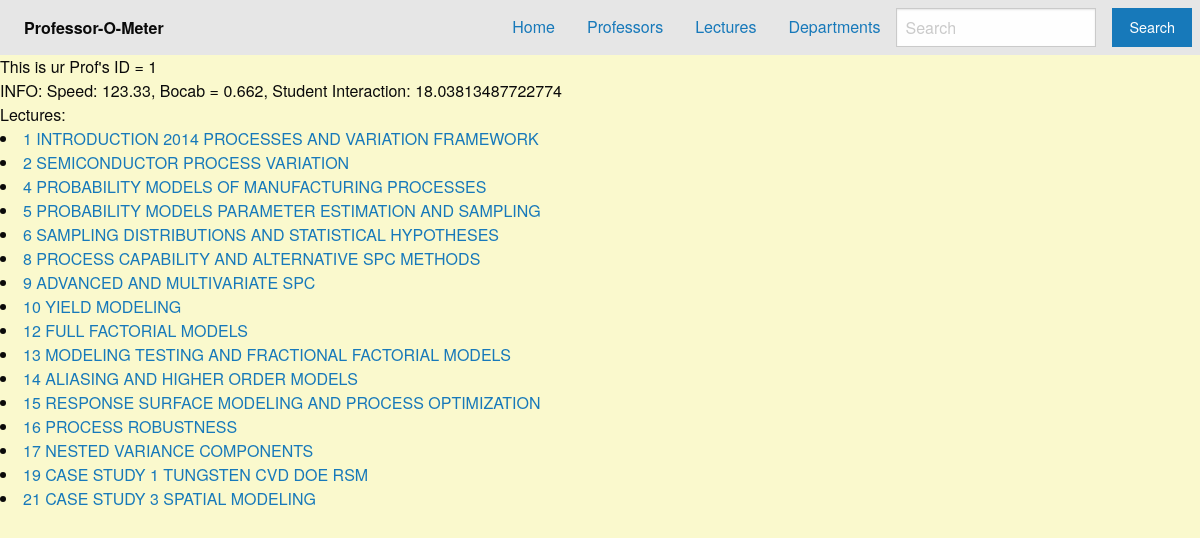
The app's page /prof/1 with its own data.
### tables this page shows
CREATE TABLE Professor(professor_id int primary key, professor text, speed int, vocabulary int, stu_interact int);

CREATE TABLE Lectures(Lecture_id int primary key, course_title text, lecture_title text, professor_id int, topic text, speed int, vocabulary int);

### app/__init__.py (the view)
@app.route("/prof/<prof_id>", methods=["GET"])
def prof_info(prof_id):
    prof_lectures = get_lectures_from_prof_id(prof_id)
    info = get_professor_info(prof_id)
    s=info[2] # Speed
    v=info[3] # vocab
    i=info[4] # student interaction
    return render_template("prof_info.html", ID=prof_id, LECTURES=prof_lectures, SPEED=s, VOCAB=v, INTERACTION=i)

### app/db.py (called while the page is built)
def get_professor_info(ID):
    c = db.cursor()
    c.execute("select * from Professor where (professor_id = ?)", (ID,))
    data = c.fetchall()
    c.close()
    if data == None :
        return []
    return data[0]

def get_lectures_from_prof_id(ID):
    c = db.cursor()
    c.execute("select Lecture_id,lecture_title from Lectures where (professor_id = ?)", (ID,))
    data = c.fetchall()
    c.close()
    if data == None :
        return []
    Titles = [[Title[0], Title[1]] for Title in data]
    return Titles

### app/templates/prof_info.html (shortened to what this page needs)
<!DOCTYPE html>
<html lang="en">
<head>
    <link rel="stylesheet" href="https://cdn.jsdelivr.net/npm/foundation-sites@6.7.5/dist/css/foundation.min.css">
    <link rel="stylesheet" href="static/css/stylesheet.css">
</head>
<body>
      <nav class="top-bar" data-topbar role="navigation">
        <div class="top-bar-left">
          <ul class="dropdown menu" data-responsive-menu="drilldown medium-dropdown">
            <li class="menu-text">Professor-O-Meter</li>
          </ul>
        </div>
        <div class="top-bar-right">
          <ul class="dropdown menu" data-responsive-menu="drilldown medium-dropdown">
            <li><a href="/">Home</a></li>
            <li><a href="/professor">Professors</a></li>
            <li><a href="/lecture">Lectures</a></li>
            <li><a href="/departments">Departments</a></li>
            <ul class="menu">
                <li><form action="/result" class="search-form">
                    <input type="search" placeholder="Search" id="search" name="search"></li>
                    <li><button type="submit" class="button">Search</button>
                </form></li>
              </ul>
            </div>
      </nav>
    This is ur Prof's ID = {{ID}} <br>
    INFO: Speed: {{SPEED}}, Bocab = {{VOCAB}}, Student Interaction: {{INTERACTION}} <br>
    Lectures:
    {% for lecture in LECTURES %}
    <li><a href = {{ url_for( 'lecture_info' ,lecture_id = lecture[0])}}>
        {{lecture[1]}}
    </a></li>
    {% endfor %}
</body>
</html>

### app/static/css/stylesheet.css (style rules this page uses)
body { background-color: #faf9cd; }

### records on screen
Professor: speed "123.33", vocabulary "0.662", stu_interact "18.03813487722774"
Lectures: lecture_title "1 INTRODUCTION 2014 PROCESSES AND VARIATION FRAMEWORK"
Lectures: lecture_title "2 SEMICONDUCTOR PROCESS VARIATION"
Lectures: lecture_title "4 PROBABILITY MODELS OF MANUFACTURING PROCESSES"
Lectures: lecture_title "5 PROBABILITY MODELS PARAMETER ESTIMATION AND SAMPLING"
Lectures: lecture_title "6 SAMPLING DISTRIBUTIONS AND STATISTICAL HYPOTHESES"
Lectures: lecture_title "8 PROCESS CAPABILITY AND ALTERNATIVE SPC METHODS"
Lectures: lecture_title "9 ADVANCED AND MULTIVARIATE SPC"
Lectures: lecture_title "10 YIELD MODELING"
Lectures: lecture_title "12 FULL FACTORIAL MODELS"
Lectures: lecture_title "13 MODELING TESTING AND FRACTIONAL FACTORIAL MODELS"
Lectures: lecture_title "14 ALIASING AND HIGHER ORDER MODELS"
Lectures: lecture_title "15 RESPONSE SURFACE MODELING AND PROCESS OPTIMIZATION"
Lectures: lecture_title "16 PROCESS ROBUSTNESS"
Lectures: lecture_title "17 NESTED VARIANCE COMPONENTS"
Lectures: lecture_title "19 CASE STUDY 1 TUNGSTEN CVD DOE RSM"
Lectures: lecture_title "21 CASE STUDY 3 SPATIAL MODELING"

### other values on screen
{{ ID }} "1"
